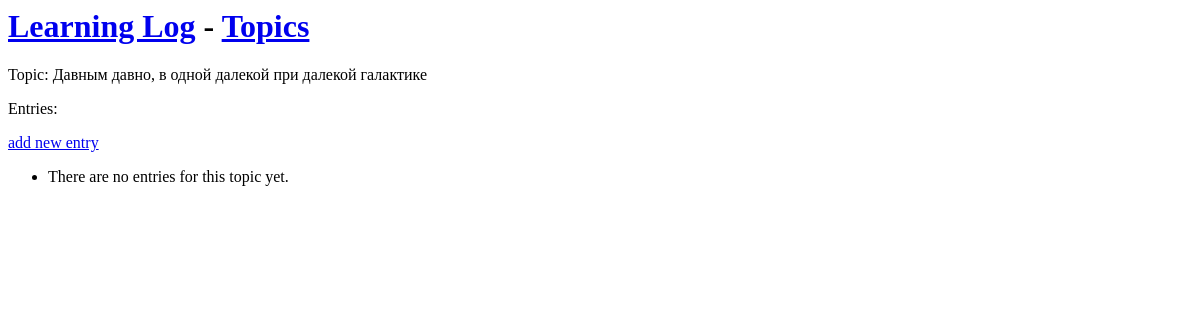
/topics/4/, run on an earlier commit of the app's database.
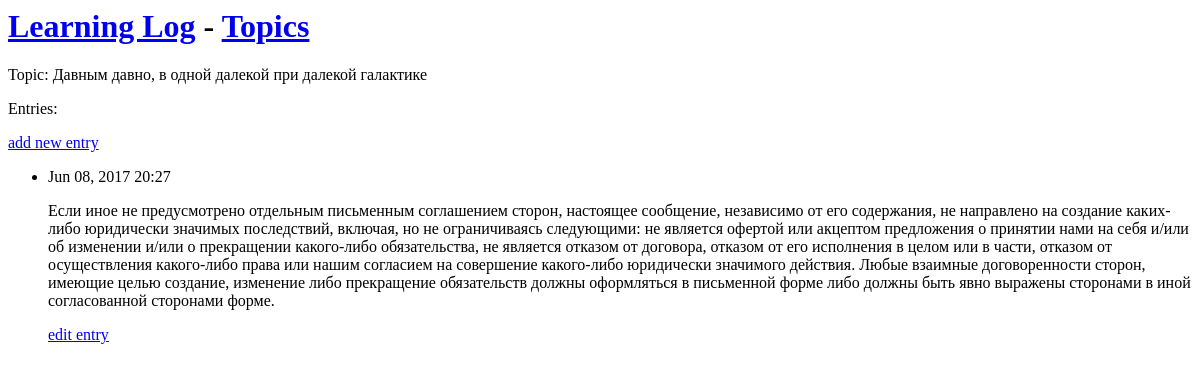
And on a later commit of the database.
### learning_logs/models.py (models this page shows, shortened)
class Entry(models.Model):
    topic = models.ForeignKey(Topic)
    text = models.TextField()
    date_added = models.DateTimeField(auto_now_add=True)
    class Meta:
        verbose_name_plural = 'entries'

### learning_logs/views.py (the view)
# urls.py: url(r'^topics/(?P<topic_id>\d+)/$', views.topic, name='topic'),
def topic(request, topic_id):
    topic = Topic.objects.get(id=topic_id)
    entries = topic.entry_set.order_by('-date_added')
    context = {'topic': topic, 'entries': entries}
    return render(request, 'learning_logs/topic.html', context)

### learning_logs/models.py (called while the page is built)
    def __str__(self):
        return self.text

### learning_logs/templates/learning_logs/topic.html
{% extends 'learning_logs/base.html' %}
{% block content %}
  <p>Topic: {{ topic }}</p>
  <p>Entries:</p>
  <p>
    <a href="{% url 'learning_logs:new_entry' topic.id %}">add new entry</a>
  </p>
  <ul>
  {% for entry in entries %}
    <li>
      <p>{{ entry.date_added|date:'M d, Y H:i' }}</p>
      <p>{{ entry.text|linebreaks }}</p>
      <p>
		  <a href="{% url 'learning_logs:edit_entry' entry.id %}">edit entry</a>
      </p>
    </li>
  {% empty %}
    <li>
      There are no entries for this topic yet.
    </li>
  {% endfor %}
  </ul>
{% endblock content %}

What changed in the data, as far as the page shows it:
added Entry: date_added "Jun 08, 2017 20:27", text "Если иное не предусмотрено отдельным письменным соглашением сторон, настоящее сообщение, независимо от его содержания, не направлено на создание каких-либо юридически значимых последствий, включая, но не ограничиваясь следующими: не является офертой или акцептом предложения о принятии нами на себя и/или об изменении и/или о прекращении какого-либо обязательства, не является отказом от договора, отказом от его исполнения в целом или в части, отказом от осуществления какого-либо права или нашим согласием на совершение какого-либо юридически значимого действия. Любые взаимные договоренности сторон, имеющие целью создание, изменение либо прекращение обязательств должны оформляться в письменной…"
Also different on the page:
text no longer shown: "There are no entries for this topic yet."
